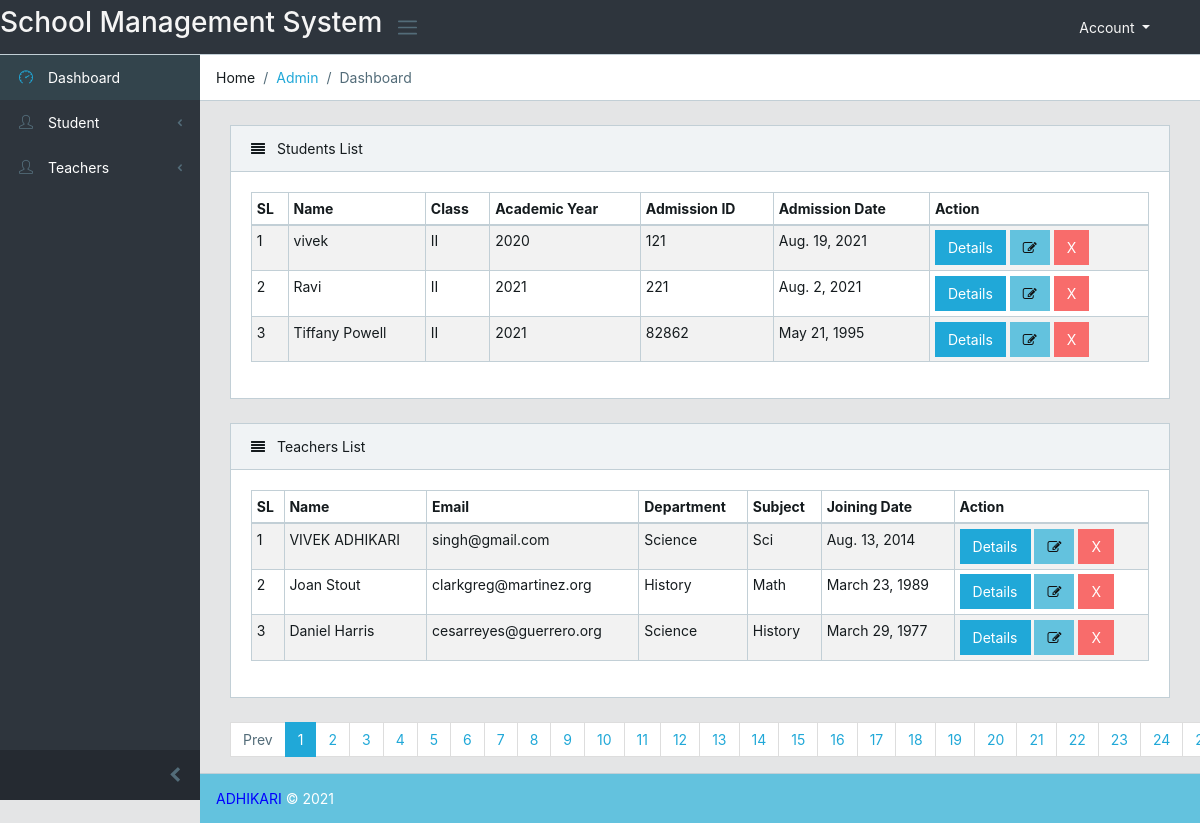
The app's page / (signed in) with its own data.
### students/models.py (models this page shows, shortened)
class StudentInfo(models.Model):
    academic_year = models.CharField(max_length=100)
    admission_date = models.DateField()
    admission_id = models.CharField(max_length=50, unique=True)
    name = models.CharField(max_length=100)
    age = models.IntegerField()
    gender_choice = (
        ("male", "Male"),
        ("Female", "Female"),
    )
    gender = models.CharField(choices=gender_choice, max_length=10)
    class_type = models.ForeignKey(StudentClassInfo, on_delete=models.CASCADE)
    section_type = models.ForeignKey(StudentSectionInfo, on_delete=models.CASCADE)
    shift_type = models.ForeignKey(StudentShiftInfo, on_delete=models.CASCADE)
    student_img = models.ImageField(upload_to='photos/%Y/%m/%d/')
    fathers_name = models.CharField(max_length=100)
    fathers_img = models.ImageField(upload_to='photos/%Y/%m/%d/')
    fathers_id = models.IntegerField(unique=True)
    fathers_number = models.IntegerField(unique=True)
    mothers_name = models.CharField(max_length=100)
    mothers_img = models.ImageField(upload_to='photos/%Y/%m/%d/')
    mothers_id = models.IntegerField(unique=True)
    mothers_number = models.IntegerField()
    class Meta:
        unique_together = ["admission_id", "class_type"]

class StudentClassInfo(models.Model):
    class_name = models.CharField(max_length=20)
    class_short_form = models.CharField(max_length=10)
    def __str__(self):
        return self.class_name

### teachers/models.py (models this page shows, shortened)
class TeacherInfo(models.Model):
    name = models.CharField(max_length=100)
    email = models.EmailField(unique=True)
    age = models.IntegerField()
    gender_choice = (
        ("male", "Male"),
        ("Female", "Female"),
    )
    gender = models.CharField(choices=gender_choice, max_length=10)
    teacher_img = models.ImageField(upload_to='photos/%Y/%m/%d/')
    passing_year = models.CharField(max_length=100)
    joining_date = models.DateField()
    dept_type = models.ForeignKey(TeacherDeptInfo, on_delete=models.CASCADE)
    sub_type = models.ForeignKey(TeacherSubInfo, on_delete=models.CASCADE)
    salary = models.IntegerField()

class TeacherDeptInfo(models.Model):
    dept_name = models.CharField(max_length=50)
    def __str__(self):
        return self.dept_name

class TeacherSubInfo(models.Model):
    sub_name = models.CharField(max_length=50)
    def __str__(self):
        return self.sub_name

### sms/views.py (the view)
# urls.py: path('', views.index, name='home'),
@login_required
def index(request):
    teachers = TeacherInfo.objects.all().order_by('id')
    students = StudentInfo.objects.all().order_by('id')
    paginator_teachers = Paginator(teachers, 3)
    page_teachers = request.GET.get('page')
    paged_teachers = paginator_teachers.get_page(page_teachers)
    try:
        if int(page_teachers) * 3 > teachers.count() and int(page_teachers) * 3 > teachers.count() + 1 and int(page_teachers) * 3 > teachers.count() + 2:
            paged_teachers = None
    except:
        pass
    paginator = Paginator(students, 3)
    page = request.GET.get('page')
    paged_students = paginator.get_page(page)
    context = {
        "students": paged_students,
        "teachers": paged_teachers,
    }
    return render(request, "home.html", context)

### templates/home.html (shortened to what this page needs)
{% extends 'base/base.html' %}
{% load static %}
{% block content %}
<div class="row">
    <div class="col-lg-12">
        <div class="card">
            <div class="card-header">
                <i class="fa fa-align-justify"></i> Students List</div>
            <div class="card-body">
                <table class="table table-responsive-sm table-bordered table-striped table-sm">
                    <thead>
                        <tr>
                            <th>SL</th>
                            <th>Name</th>
                            <th>Class</th>
                            <th>Academic Year</th>
                            <th>Admission ID</th>
                            <th>Admission Date</th>
                            <th>Action</th>
                        </tr>
                    </thead>
                    <tbody>
                        {% for student in students %}
                            <tr>
                                <td>{{ student.id }}</td>
                                <td>{{ student.name }}</td>
                                <td>{{ student.class_type }}</td>
                                <td>{{ student.academic_year }}</td>
                                <td>{{ student.admission_id }}</td>
                                <td>{{ student.admission_date }}</td>
                                <td>
                                    <a href="{% url 'single_student' student.id %}">
                                        <button type="button" class="btn btn-primary">Details</button>
                                    </a>
                                    <a href="{% url 'edit_student' student.id %}">
                                        <button type="button" class="btn btn-info"><i class="fa fa-edit"></i></button>
                                    </a>
                                    <a href="{% url 'delete_student' student.id %}">
                                        <button type="button" class="btn btn-danger">X</button>
                                    </a>
                                </td>
                            </tr>
                        {% endfor %}
                    </tbody>
                </table>
            </div>
        </div>
    </div>
</div>
<div class="row">
    <div class="col-lg-12">
        <div class="card">
            <div class="card-header">
                <i class="fa fa-align-justify"></i> Teachers List</div>
            <div class="card-body">
                <table class="table table-responsive-sm table-bordered table-striped table-sm">
                    <thead>
                        <tr>
                            <th>SL</th>
                            <th>Name</th>
                            <th>Email</th>
                            <th>Department</th>
                            <th>Subject</th>
                            <th>Joining Date</th>
                            <th>Action</th>
                        </tr>
                    </thead>
                    <tbody>
                        {% for teacher in teachers %}
                            <tr>
                                <td>{{ teacher.id }}</td>
                                <td>{{ teacher.name }}</td>
                                <td>{{ teacher.email }}</td>
                                <td>{{ teacher.dept_type }}</td>
                                <td>{{ teacher.sub_type }}</td>
                                <td>{{ teacher.joining_date }}</td>
                                <td>
                                    <a href="{% url 'single_teacher' teacher.id %}">
                                        <button type="button" class="btn btn-primary">Details</button>
                                    </a>
                                    <a href="{% url 'edit_teacher' teacher.id %}">
                                        <button type="button" class="btn btn-info"><i class="fa fa-edit"></i></button>
                                    </a>
                                    <a href="{% url 'delete_teacher' teacher.id %}">
                                        <button type="button" class="btn btn-danger">X</button>
                                    </a>
                                </td>
                            </tr>
                        {% endfor %}
                    </tbody>
                </table>
            </div>
        </div>
    </div>
</div>
<div class="row">
    <div class="col-md-12">
        {% if students.has_other_pages %}
            <ul class="pagination">
                {% if students.has_previous %}
                    <li class="page-item">
                        <a href="?page={{students.previous_page_number}}" class="page-link">Prev</a>
                    </li>
                {% else %}
                    <li class="page-item disabled">
                        <a class="page-link">Prev</a>
                    </li>
                {% endif %}
                {% for i in students.paginator.page_range %}
                    {% if students.number == i %}
                        <li class="page-item active">
                            <a class="page-link">{{ i }}</a>
                        </li>
                    {% else %}
                        <li class="page-item">
                            <a href="?page={{ i }}" class="page-link">{{ i }}</a>
                        </li>
                    {% endif %}
                {% endfor %}
            </ul>
        {% endif %}
    </div>
</div>
{% endblock %}

### records on screen
StudentInfo: id "1", name "vivek", class_type "II", academic_year "2020", admission_id "121", admission_date "Aug. 19, 2021"
StudentInfo: id "2", name "Ravi", class_type "II", academic_year "2021", admission_id "221", admission_date "Aug. 2, 2021"
StudentInfo: id "3", name "Tiffany Powell", class_type "II", academic_year "2021", admission_id "82862", admission_date "May 21, 1995"
TeacherInfo: id "1", name "VIVEK ADHIKARI", email "singh@gmail.com", dept_type "Science", sub_type "Sci", joining_date "Aug. 13, 2014"
TeacherInfo: id "2", name "Joan Stout", email "clarkgreg@martinez.org", dept_type "History", sub_type "Math", joining_date "March 23, 1989"
TeacherInfo: id "3", name "Daniel Harris", email "cesarreyes@guerrero.org", dept_type "Science", sub_type "History", joining_date "March 29, 1977"

### other values on screen
{{ i }} "1"
{{ i }} "2" "3" "4" "5" "6" "7" "8" "9" "10" "11" "12" "13" "14" "15" "16" "17" "18" "19" "20" "21" "22" "23" "24"
